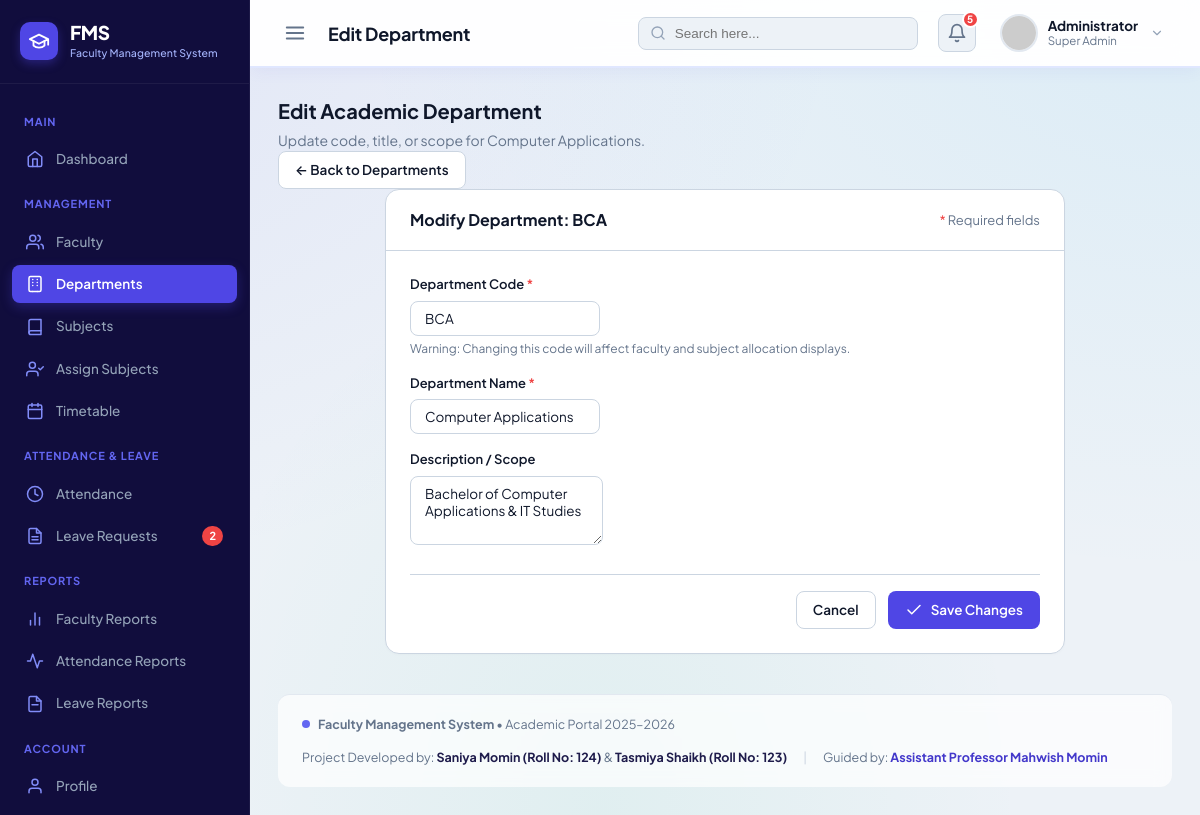
The app's page /admin/departments/edit.php?id=1 with its own data.
### tables this page shows
CREATE TABLE `departments` (
  `id` INT AUTO_INCREMENT PRIMARY KEY,
  `dept_code` VARCHAR(10) NOT NULL UNIQUE,
  `dept_name` VARCHAR(100) NOT NULL,
  `description` VARCHAR(255) DEFAULT NULL,
  `created_at` TIMESTAMP DEFAULT CURRENT_TIMESTAMP
);

### includes/functions.php (called while the page is built, shortened)
<?php
function escape($string) {
    return htmlspecialchars((string)($string ?? ''), ENT_QUOTES, 'UTF-8');
}

### admin/departments/edit.php (the view, shortened to what this page needs)
<?php
$db = getDB();
$id = (int)($_GET['id'] ?? 0);
try {
    $stmt = $db->prepare("SELECT * FROM departments WHERE id = ?");
    $stmt->execute([$id]);
    $department = $stmt->fetch();
} catch (Exception $e) {
    error_log("Edit Department Fetch Error: " . $e->getMessage());
    setFlashMessage('danger', 'Error loading department details.');
    header('Location: ' . BASE_URL . 'admin/departments/index.php');
    exit;
}
$deptCode = $department['dept_code'];
$deptName = $department['dept_name'];
$description = $department['description'] ?? '';
include __DIR__ . '/../../includes/header.php';
?>
<div class="content-header">
    <div>
        <h2 style="font-size: 20px; font-weight: 700; color: var(--text); margin: 0 0 4px;">Edit Academic Department</h2>
        <p style="color: var(--text-muted); font-size: 14px; margin: 0;">Update code, title, or scope for <?php echo escape($department['dept_name']); ?>.</p>
    </div>
    <div>
        <a href="<?php echo BASE_URL; ?>admin/departments/index.php" class="btn btn-secondary">
            &larr; Back to Departments
        </a>
    </div>
</div>
<div class="card" style="max-width: 680px; margin: 0 auto;">
    <div class="card-header">
        <h3 class="card-title">Modify Department: <?php echo escape($department['dept_code']); ?></h3>
        <span style="font-size: 13px; color: var(--text-muted);"><span style="color: var(--danger);">*</span> Required fields</span>
    </div>
    <div class="card-body">
        <form method="POST" action="" novalidate>
            <div class="form-group">
                <label for="dept_code" class="form-label">
                    Department Code <span style="color: var(--danger);">*</span>
                </label>
                <input type="text"
                       id="dept_code"
                       name="dept_code"
                       class="form-control"
                       value="<?php echo escape($deptCode); ?>"
                       maxlength="10"
                       required
                       style="text-transform: uppercase;">
                <small style="color: var(--text-muted); font-size: 12px; display: block; margin-top: 4px;">
                    Warning: Changing this code will affect faculty and subject allocation displays.
                </small>
            </div>
            <div class="form-group">
                <label for="dept_name" class="form-label">
                    Department Name <span style="color: var(--danger);">*</span>
                </label>
                <input type="text"
                       id="dept_name"
                       name="dept_name"
                       class="form-control"
                       value="<?php echo escape($deptName); ?>"
                       maxlength="100"
                       required>
            </div>
            <div class="form-group">
                <label for="description" class="form-label">Description / Scope</label>
                <textarea id="description"
                          name="description"
                          class="form-control"
                          rows="3"><?php echo escape($description); ?></textarea>
            </div>
            <div style="display: flex; gap: 12px; justify-content: flex-end; margin-top: 24px; padding-top: 16px; border-top: 1px solid var(--border);">
                <a href="<?php echo BASE_URL; ?>admin/departments/index.php" class="btn btn-secondary">
                    Cancel
                </a>
                <button type="submit" class="btn btn-primary">
                    <svg width="18" height="18" viewBox="0 0 24 24" fill="none" stroke="currentColor" stroke-width="2" stroke-linecap="round" stroke-linejoin="round">
                        <polyline points="20 6 9 17 4 12"/>
                    </svg>
                    Save Changes
                </button>
            </div>
        </form>
    </div>
</div>
<?php include __DIR__ . '/../../includes/footer.php'; ?>

### assets/css/style.css (style rules this page uses)
:root { --primary: #4F46E5; --primary-hover: #4338CA; --primary-light: #EEF2FF; --sidebar-bg: #110D3D; --sidebar-hover: rgba(255, 255, 255, 0.07); --sidebar-active: #4F46E5; --sidebar-text: #94A3B8; --sidebar-text-active: #FFFFFF; --sidebar-header: #6366F1; --bg-main: #EDF2F7; --surface: #FFFFFF; --surface-subtle: #E2E8F0; --text-main: #0F172A; --text-muted: #64748B; --text-light: #94A3B8; --border: #CBD5E1; --border-light: #E2E8F0; --success: #10B981; --success-bg: #DCFCE7; --success-text: #15803D; --warning: #F59E0B; --warning-bg: #FEF3C7; --warning-text: #B45309; --danger: #EF4444; --danger-bg: #FEE2E2; --danger-text: #B91C1C; --info: #0284C7; --info-bg: #E0F2FE; --info-text: #0369A1; --sidebar-width: 250px; --topbar-height: 68px; --radius-sm: 6px; --radius-md: 10px; --radius-lg: 14px; }
*, *::before, *::after { box-sizing: border-box; margin: 0; padding: 0; }
body { font-family: 'Plus Jakarta Sans', -apple-system, BlinkMacSystemFont, "Segoe UI", Roboto, sans-serif; background-color: #EDF2F7; background-image: radial-gradient(at 0% 0%, rgba(99, 102, 241, 0.09) 0px, transparent 50%), radial-gradient(at 100% 0%, rgba(14, 165, 233, 0.08) 0px, transparent 50%), radial-gradient(at 50% 100%, rgba(16, 185, 129, 0.06) 0px, transparent 50%); background-attachment: fixed; color: var(--text-main); font-size: 14px; line-height: 1.5; -webkit-font-smoothing: antialiased; }
a { color: var(--primary); text-decoration: none; transition: color 0.15s ease; }
.card { background: #FFFFFF; border: 1px solid var(--border); border-radius: var(--radius-lg); box-shadow: 0 1px 3px rgba(0, 0, 0, 0.02); overflow: hidden; }
.card-header { padding: 18px 24px; border-bottom: 1px solid var(--border); display: flex; align-items: center; justify-content: space-between; flex-wrap: wrap; gap: 12px; }
.card-title { font-size: 16px; font-weight: 700; color: var(--text-main); }
.card-body { padding: 24px; }
.form-control, .form-select { background: #FFFFFF; border: 1px solid var(--border); border-radius: 8px; padding: 8px 14px; font-size: 13.5px; color: var(--text-main); outline: none; transition: all 0.15s ease; font-family: inherit; }
.form-label { display: block; font-size: 13px; font-weight: 600; color: var(--text-main); margin-bottom: 6px; }
.form-group { margin-bottom: 16px; }
.btn { display: inline-flex; align-items: center; justify-content: center; gap: 8px; padding: 8px 16px; border-radius: 8px; font-size: 13.5px; font-weight: 600; cursor: pointer; transition: all 0.15s ease; border: 1px solid transparent; text-decoration: none; font-family: inherit; }
.btn-primary { background: var(--primary); color: #FFFFFF; }
.btn-secondary { background: #FFFFFF; border-color: var(--border); color: var(--text-main); }

### records on screen
departments: dept_name "Computer Applications", dept_code "BCA", description "Bachelor of Computer Applications & IT Studies"

### other values on screen
$pendingLeaveCount "2"
$pageTitle "Edit Department"
$currentUser['full_name'] ?: 'Administrator' "Administrator"
